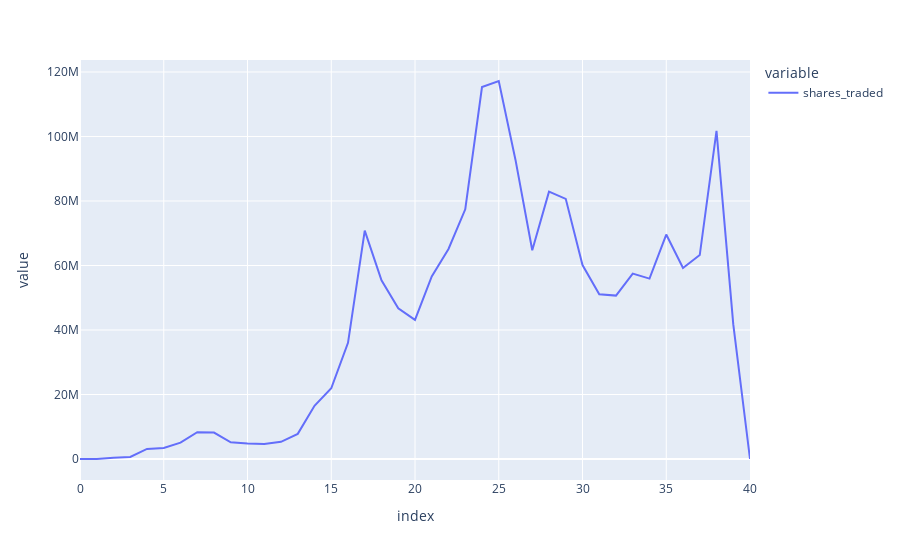

Notebook source saved alongside this figure:
### Code cell
trace = px.line(data, x = data.index, y= ['shares_traded'])
trace

### Figure 1 — Plotly figure (JSON) as saved in the notebook; plotly's stock layout.template omitted (floating-point values rounded to 4 significant figures)
{"data": [{"hovertemplate": "variable=shares_traded<br>index=%{x}<br>value=%{y}<extra></extra>", "legendgroup": "shares_traded", "line": {"color": "#636efa", "dash": "solid"}, "marker": {"symbol": "circle"}, "mode": "lines", "name": "shares_traded", "orientation": "v", "showlegend": true, "type": "scatter", "x": [0, 1, 2, 3, 4, 5, 6, 7, 8, 9, 10, 11, 12, 13, 14, 15, 16, 17, 18, 19, 20, 21, 22, 23, 24, 25, 26, 27, 28, 29, 30, 31, 32, 33, 34, 35, 36, 37, 38, 39, 40], "xaxis": "x", "y": [2, 4, 383620, 654475, 3138761, 3429365, 5058129, 8326641, 8202725, 5184930, 4804982, 4626198, 5323323, 7791946, 16502854, 21921182, 36019854, 70821782, 55384006, 46748779, 43123395, 56598372, 65130000.0, 77410000.0, 115300000.0, 117200000.0, 92730000.0, 64730000.0, 82890000.0, 80660000.0, 60120000.0, 51090000.0, 50660000.0, 57500000.0, 55920000.0, 69590000.0, 59240000.0, 63240000.0, 101700000.0, 41790000.0, 5], "yaxis": "y"}], "layout": {"legend": {"title": {"text": "variable"}, "tracegroupgap": 0}, "margin": {"t": 60}, "xaxis": {"anchor": "y", "domain": [0, 1], "title": {"text": "index"}}, "yaxis": {"anchor": "x", "domain": [0, 1], "title": {"text": "value"}}}}
